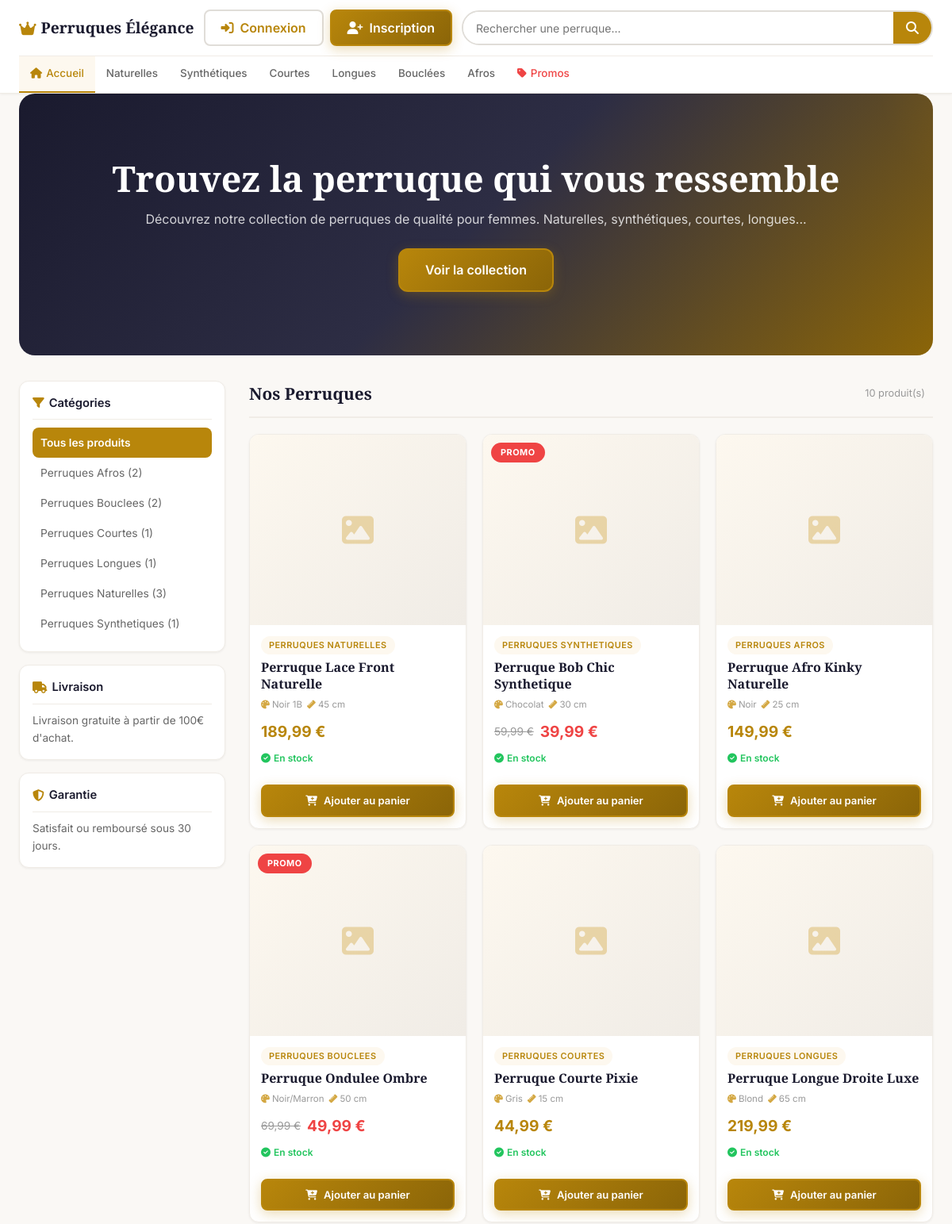
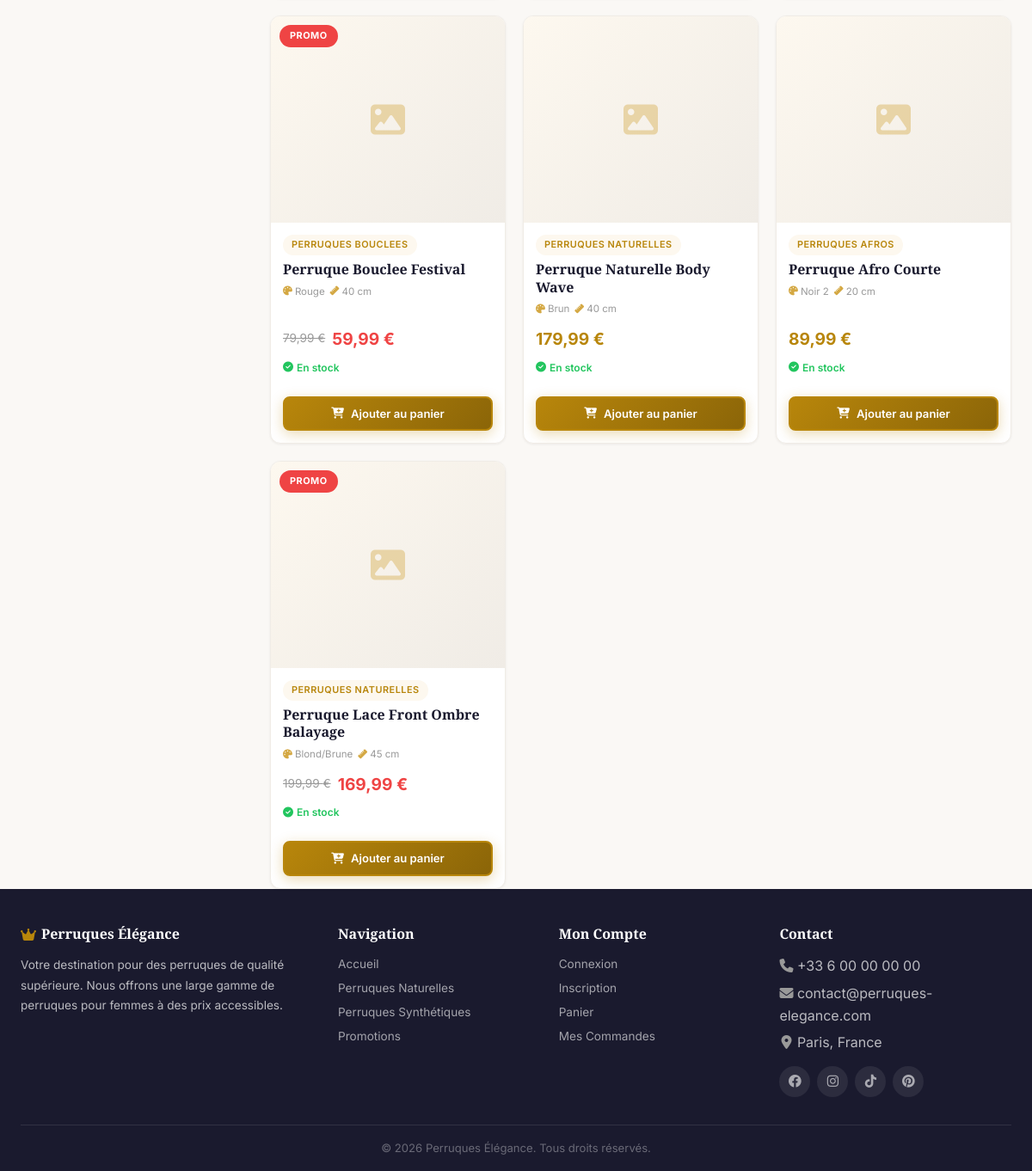
The page / on the database its author committed (2 pictures, top to bottom).
### tables this page shows
CREATE TABLE IF NOT EXISTS categories (
    id INT AUTO_INCREMENT PRIMARY KEY,
    nom VARCHAR(100) NOT NULL,
    description TEXT,
    image VARCHAR(255)
);

CREATE TABLE IF NOT EXISTS produits (
    id INT AUTO_INCREMENT PRIMARY KEY,
    nom VARCHAR(200) NOT NULL,
    description TEXT,
    prix DECIMAL(10,2) NOT NULL,
    stock INT DEFAULT 0,
    image VARCHAR(255),
    categorie_id INT,
    couleur VARCHAR(100),
    longueur VARCHAR(50),
    materiau VARCHAR(100),
    style VARCHAR(100),
    est_promo TINYINT(1) DEFAULT 0,
    prix_promo DECIMAL(10,2) DEFAULT NULL,
    date_ajout DATETIME DEFAULT CURRENT_TIMESTAMP,
    FOREIGN KEY (categorie_id) REFERENCES categories(id) ON DELETE SET NULL
);

### config/database.php (called while the page is built, shortened)
<?php
function isLoggedIn() {
    return isset($_SESSION['user_id']);
}
function sanitize($data) {
    return htmlspecialchars(trim($data), ENT_QUOTES, 'UTF-8');
}

### index.php (the view, shortened to what this page needs)
<?php
require_once 'config/database.php';
require_once 'includes/header.php';
$pdo = getConnection();
$search = $_GET['search'] ?? '';
$catId = isset($_GET['cat']) ? (int)$_GET['cat'] : 0;
$promoOnly = isset($_GET['promo']) ? 1 : 0;
$where = ["1=1"];
$params = [];
$whereSQL = implode(' AND ', $where);
$sql = "SELECT p.*, c.nom as categorie_nom FROM produits p
        LEFT JOIN categories c ON p.categorie_id = c.id
        WHERE $whereSQL ORDER BY p.date_ajout DESC";
$stmt = $pdo->prepare($sql);
$stmt->execute($params);
$produits = $stmt->fetchAll();
$categories = $pdo->query("SELECT c.*, COUNT(p.id) as nb_produits FROM categories c LEFT JOIN produits p ON c.id = p.categorie_id GROUP BY c.id ORDER BY c.nom")->fetchAll();
?>
<section class="hero">
    <div class="hero-content">
        <h1>Trouvez la perruque qui vous ressemble</h1>
        <p>Découvrez notre collection de perruques de qualité pour femmes. Naturelles, synthétiques, courtes, longues...</p>
        <a href="#produits" class="btn btn-primary btn-lg">Voir la collection</a>
    </div>
</section>
<div class="shop-layout">
    <aside class="sidebar">
        <div class="filter-box">
            <h3><i class="fas fa-filter"></i> Catégories</h3>
            <ul class="category-list">
                <li class="<?= $catId == 0 ? 'active' : '' ?>">
                    <a href="index.php">Tous les produits</a>
                </li>
                <?php foreach ($categories as $cat): ?>
                <li class="<?= $catId == $cat['id'] ? 'active' : '' ?>">
                    <a href="index.php?cat=<?= $cat['id'] ?>"><?= sanitize($cat['nom']) ?> (<?= $cat['nb_produits'] ?>)</a>
                </li>
                <?php endforeach; ?>
            </ul>
        </div>
        <div class="filter-box">
            <h3><i class="fas fa-truck"></i> Livraison</h3>
            <p>Livraison gratuite à partir de 100€ d'achat.</p>
        </div>
        <div class="filter-box">
            <h3><i class="fas fa-shield-alt"></i> Garantie</h3>
            <p>Satisfait ou remboursé sous 30 jours.</p>
        </div>
    </aside>
    <div class="products-section" id="produits">
        <div class="section-header">
            <h2>
                <?php if ($search): ?>
                    Résultats pour "<?= sanitize($search) ?>"
                <?php elseif ($catId): ?>
                    <?= $categories[array_search($catId, array_column($categories, 'id'))]['nom'] ?? 'Produits' ?>
                <?php elseif ($promoOnly): ?>
                    <i class="fas fa-tag"></i> Promotions
                <?php else: ?>
                    Nos Perruques
                <?php endif; ?>
            </h2>
            <span class="count"><?= count($produits) ?> produit(s)</span>
        </div>
        <?php if (empty($produits)): ?>
            <div class="no-products">
                <i class="fas fa-search fa-3x"></i>
                <h3>Aucun produit trouvé</h3>
                <p>Essayez de modifier vos critères de recherche.</p>
                <a href="index.php" class="btn btn-primary">Voir tous les produits</a>
            </div>
        <?php else: ?>
            <div class="products-grid">
                <?php foreach ($produits as $prod): ?>
                <div class="product-card">
                    <a href="produit.php?id=<?= $prod['id'] ?>">
                        <div class="product-image">
                            <?php if ($prod['image']): ?>
                                <img src="uploads/<?= sanitize($prod['image']) ?>" alt="<?= sanitize($prod['nom']) ?>">
                            <?php else: ?>
                                <div class="no-image"><i class="fas fa-image"></i></div>
                            <?php endif; ?>
                            <?php if ($prod['est_promo']): ?>
                                <span class="promo-badge">PROMO</span>
                            <?php endif; ?>
                        </div>
                        <div class="product-info">
                            <?php if ($prod['categorie_nom']): ?>
                                <span class="product-category"><?= sanitize($prod['categorie_nom']) ?></span>
                            <?php endif; ?>
                            <h3 class="product-name"><?= sanitize($prod['nom']) ?></h3>
                            <div class="product-meta">
                                <span><i class="fas fa-palette"></i> <?= sanitize($prod['couleur']) ?></span>
                                <span><i class="fas fa-ruler"></i> <?= sanitize($prod['longueur']) ?></span>
                            </div>
                            <div class="product-price">
                                <?php if ($prod['est_promo'] && $prod['prix_promo']): ?>
                                    <span class="price-old"><?= number_format($prod['prix'], 2, ',', '.') ?> €</span>
                                    <span class="price-new"><?= number_format($prod['prix_promo'], 2, ',', '.') ?> €</span>
                                <?php else: ?>
                                    <span class="price"><?= number_format($prod['prix'], 2, ',', '.') ?> €</span>
                                <?php endif; ?>
                            </div>
                            <?php if ($prod['stock'] > 0): ?>
                                <span class="stock in-stock"><i class="fas fa-check-circle"></i> En stock</span>
                            <?php else: ?>
                                <span class="stock out-of-stock"><i class="fas fa-times-circle"></i> Rupture</span>
                            <?php endif; ?>
                        </div>
                    </a>
                    <?php if ($prod['stock'] > 0): ?>
                    <form method="POST" action="panier.php" class="add-to-cart-form">
                        <button type="submit" class="btn btn-primary btn-block"><i class="fas fa-cart-plus"></i> Ajouter au panier</button>
                    </form>
                    <?php endif; ?>
                </div>
                <?php endforeach; ?>
            </div>
        <?php endif; ?>
    </div>
</div>
<?php require_once 'includes/footer.php'; ?>

### includes/header.php (shortened to what this page needs)
<?php require_once __DIR__ . '/../config/database.php'; ?>
<!DOCTYPE html>
<html lang="fr">
<head>
    <link rel="stylesheet" href="css/style.css">
    <link rel="stylesheet" href="https://cdnjs.cloudflare.com/ajax/libs/font-awesome/6.4.0/css/all.min.css">
</head>
<body>
    <header class="header">
        <div class="container">
            <div class="header-top">
                <div class="logo">
                    <a href="index.php"><i class="fas fa-crown"></i> Perruques Élégance</a>
                </div>
                <div class="search-bar">
                    <form action="index.php" method="GET">
                        <input type="text" name="search" placeholder="Rechercher une perruque..." value="<?= sanitize($_GET['search'] ?? '') ?>">
                        <button type="submit"><i class="fas fa-search"></i></button>
                    </form>
                </div>
                <div class="header-actions">
                    <?php if (isLoggedIn()): ?>
                        <a href="panier.php" class="btn-icon">
                            <i class="fas fa-shopping-cart"></i>
                            <span class="badge" id="cart-count"><?= getCartCount() ?></span>
                        </a>
                        <div class="dropdown">
                            <button class="btn-icon dropdown-toggle">
                                <i class="fas fa-user"></i> <?= sanitize($_SESSION['user_prenom'] ?? '') ?>
                            </button>
                            <div class="dropdown-menu">
                                <a href="mon-compte.php"><i class="fas fa-user-circle"></i> Mon compte</a>
                                <a href="mes-commandes.php"><i class="fas fa-box"></i> Mes commandes</a>
                                <?php if (isAdmin()): ?>
                                    <a href="admin/index.php"><i class="fas fa-cog"></i> Administration</a>
                                <?php endif; ?>
                                <a href="logout.php"><i class="fas fa-sign-out-alt"></i> Déconnexion</a>
                            </div>
                        </div>
                    <?php else: ?>
                        <a href="login.php" class="btn btn-outline"><i class="fas fa-sign-in-alt"></i> Connexion</a>
                        <a href="register.php" class="btn btn-primary"><i class="fas fa-user-plus"></i> Inscription</a>
                    <?php endif; ?>
                </div>
            </div>
            <nav class="main-nav">
                <ul>
                    <li><a href="index.php" class="<?= basename($_SERVER['PHP_SELF']) == 'index.php' ? 'active' : '' ?>"><i class="fas fa-home"></i> Accueil</a></li>
                    <li><a href="index.php?cat=1" class="active-cat">Naturelles</a></li>
                    <li><a href="index.php?cat=2" class="active-cat">Synthétiques</a></li>
                    <li><a href="index.php?cat=3" class="active-cat">Courtes</a></li>
                    <li><a href="index.php?cat=4" class="active-cat">Longues</a></li>
                    <li><a href="index.php?cat=5" class="active-cat">Bouclées</a></li>
                    <li><a href="index.php?cat=6" class="active-cat">Afros</a></li>
                    <li><a href="index.php?promo=1" class="promo-link"><i class="fas fa-tag"></i> Promos</a></li>
                </ul>
            </nav>
        </div>
    </header>
    <main class="main-content container">

### includes/footer.php (shortened to what this page needs)
    </main>
    <footer class="footer">
        <div class="container">
            <div class="footer-grid">
                <div class="footer-col">
                    <h3><i class="fas fa-crown"></i> Perruques Élégance</h3>
                    <p>Votre destination pour des perruques de qualité supérieure. Nous offrons une large gamme de perruques pour femmes à des prix accessibles.</p>
                </div>
                <div class="footer-col">
                    <h3>Navigation</h3>
                    <ul>
                        <li><a href="index.php">Accueil</a></li>
                        <li><a href="index.php?cat=1">Perruques Naturelles</a></li>
                        <li><a href="index.php?cat=2">Perruques Synthétiques</a></li>
                        <li><a href="index.php?promo=1">Promotions</a></li>
                    </ul>
                </div>
                <div class="footer-col">
                    <h3>Mon Compte</h3>
                    <ul>
                        <li><a href="login.php">Connexion</a></li>
                        <li><a href="register.php">Inscription</a></li>
                        <li><a href="panier.php">Panier</a></li>
                        <li><a href="mes-commandes.php">Mes Commandes</a></li>
                    </ul>
                </div>
                <div class="footer-col">
                    <h3>Contact</h3>
                    <ul>
                        <li><i class="fas fa-phone"></i> +33 6 00 00 00 00</li>
                        <li><i class="fas fa-envelope"></i> contact@perruques-elegance.com</li>
                        <li><i class="fas fa-map-marker-alt"></i> Paris, France</li>
                    </ul>
                    <div class="social-links">
                        <a href="#"><i class="fab fa-facebook"></i></a>
                        <a href="#"><i class="fab fa-instagram"></i></a>
                        <a href="#"><i class="fab fa-tiktok"></i></a>
                        <a href="#"><i class="fab fa-pinterest"></i></a>
                    </div>
                </div>
            </div>
            <div class="footer-bottom">
                <p>&copy; <?= date('Y') ?> Perruques Élégance. Tous droits réservés.</p>
            </div>
        </div>
    </footer>
</body>
</html>

### rows shown on the page
categories: nom "Perruques Afros", nb_produits "2"
categories: nom "Perruques Bouclees", nb_produits "2"
categories: nom "Perruques Courtes", nb_produits "1"
categories: nom "Perruques Longues", nb_produits "1"
categories: nom "Perruques Naturelles", nb_produits "3"
categories: nom "Perruques Synthetiques", nb_produits "1"
produits: categorie.nom "PERRUQUES NATURELLES", nom "Perruque Lace Front Naturelle", couleur "Noir 1B", longueur "45 cm", prix "189,99", stock "En stock"
produits: est_promo "PROMO", categorie.nom "PERRUQUES SYNTHETIQUES", nom "Perruque Bob Chic Synthetique", couleur "Chocolat", longueur "30 cm", prix "59,99", prix_promo "39,99", stock "En stock"
produits: categorie.nom "PERRUQUES AFROS", nom "Perruque Afro Kinky Naturelle", couleur "Noir", longueur "25 cm", prix "149,99", stock "En stock"
produits: est_promo "PROMO", categorie.nom "PERRUQUES BOUCLEES", nom "Perruque Ondulee Ombre", couleur "Noir/Marron", longueur "50 cm", prix "69,99", prix_promo "49,99", stock "En stock"
produits: categorie.nom "PERRUQUES COURTES", nom "Perruque Courte Pixie", couleur "Gris", longueur "15 cm", prix "44,99", stock "En stock"
produits: categorie.nom "PERRUQUES LONGUES", nom "Perruque Longue Droite Luxe", couleur "Blond", longueur "65 cm", prix "219,99", stock "En stock"
produits: est_promo "PROMO", categorie.nom "PERRUQUES BOUCLEES", nom "Perruque Bouclee Festival", couleur "Rouge", longueur "40 cm", prix "79,99", prix_promo "59,99", stock "En stock"
produits: categorie.nom "PERRUQUES NATURELLES", nom "Perruque Naturelle Body Wave", couleur "Brun", longueur "40 cm", prix "179,99", stock "En stock"
produits: categorie.nom "PERRUQUES AFROS", nom "Perruque Afro Courte", couleur "Noir 2", longueur "20 cm", prix "89,99", stock "En stock"
produits: est_promo "PROMO", categorie.nom "PERRUQUES NATURELLES", nom "Perruque Lace Front Ombre Balayage", couleur "Blond/Brune", longueur "45 cm", prix "199,99", prix_promo "169,99", stock "En stock"

### other values the page prints
count($produits) "10"
